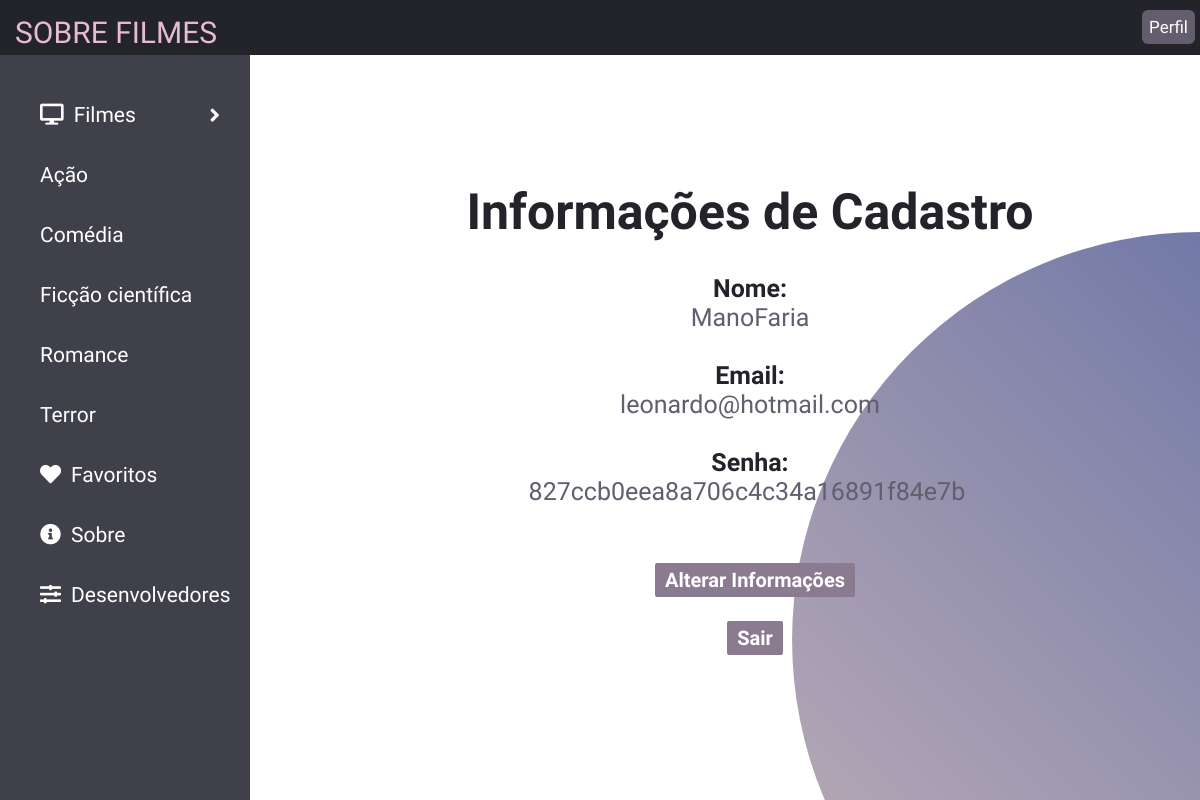
Page /CuriosidadesSobreFilmes/views/UserUserpage.php (signed in) on the committed database.
### tables this page shows
CREATE TABLE `usuario` (
  `ID` int(11) NOT NULL,
  `Nome` varchar(50) DEFAULT NULL,
  `Email` varchar(100) DEFAULT NULL,
  `Senha` varchar(20) DEFAULT NULL,
  `StatusUser` tinyint(1) NOT NULL
);

### CuriosidadesSobreFilmes/controllers/userController.php (called while the page is built, shortened)
<?php
  include "../models/userModel.php";
  class UserController{
    public function listarInfo($email){
      $user = new User();
      return $user->listarInfo($email);
    }
  }
?>

### CuriosidadesSobreFilmes/models/userModel.php (called while the page is built, shortened)
<?php
  include "../conexao.php";
  class User{
    public function listarInfo($email){
      $con = new Conexao();
      $con->conectar();
      $sql = "SELECT ID, Nome, Email, Senha, Senha, StatusUser FROM usuario WHERE Email = '$email'";
      return $con->executaBusca($sql);
    }
}
?>

### CuriosidadesSobreFilmes/conexao.php (called while the page is built, shortened)
<?php
class Conexao
{
  private $usuario = "root";
  private $senha = "";
  private $dsn = "mysql:host=localhost;dbname=curiosidades";
  public function conectar()
  {
    try
    {
      $this->conexao = new PDO($this->dsn, $this->usuario, $this->senha);
    }
    catch(PDOException $e)
    {
      echo "Erro: " .$e->getCode(). " <br> Mensagem: ".$e->getMessage();
    }
  }
  public function executaBusca($sql){
    return $this->conexao -> query($sql);
  }
}
?>

### CuriosidadesSobreFilmes/views/UserUserpage.php (the view, shortened to what this page needs)
<!DOCTYPE html>
<html>
<head>
    <link rel="stylesheet" href="../css/style.css">
    <link rel="stylesheet" href="https://cdnjs.cloudflare.com/ajax/libs/font-awesome/5.12.1/css/all.min.css">
  </head>
	<body>
  <?php
      if(!isset($_SESSION["Email"])){
        echo "<script type='text/javascript'>
        alert('Sessão expirada, faça login novamente');
        window.location.href = './views/login.html';
        </script>";
      }
      else{
        $button_user_text =  "Perfil";
        $button_user_route = "#";
        $button_favoritos_link = "./filmesFavoritos.php";
      }
    ?>
    <header>
      <div class="left_area">
        <a href = "./index.php" style = "text-decoration:none;"><h3>SOBRE <span>FILMES</span></h3></a>
      </div>
      <div class="right_area">
        <a href="<?php echo $button_user_route ?>" class="login_btn"><?php echo $button_user_text ?></a>
      </div>
    </header>
    <div class="sidebar">
      <a class="sub-btn"><i class="fas fa-desktop"></i><span>Filmes</span><span><i class="fas fa-angle-right dropdown"></i></span></a>
        <div class="sub-menu">
        <a href="./acao.php" class="sub-item"><span>Ação</span></a>
          <a href="./comedia.php" class="sub-item"><span>Comédia</span></a>
          <a href="./ficcao.php" class="sub-item"><span>Ficção científica</span></a>
          <a href="./romance.php" class="sub-item"><span>Romance</span></a>
          <a href="./terror.php" class="sub-item"><span>Terror</span></a>
        </div>
      <a href="<?php echo $button_favoritos_link ?>"><i class="fas fa-heart"></i><span>Favoritos</span></a>
      <a href="./sobre.php"><i class="fas fa-info-circle"></i><span>Sobre</span></a>
      <a href="./desenvolvedores.php"><i class="fas fa-sliders-h"></i><span>Desenvolvedores</span></a>
    </div>
    <div style = "text-align: center; margin-top: 120px; margin-left: 300px;">
    <br>
      <h1>Informações de Cadastro</h1>
      <div>
        <?php
          include "../controllers/userController.php";
          $listaInfo = new UserController();
          $email = $_SESSION["Email"];
          $busca = $listaInfo->listarInfo($email);
          $lista = $busca->fetch();
          if($lista > 1)
          {
            echo "<strong>Nome:</strong><br>";
            echo $lista["Nome"]."<br><br>";
            echo "<strong>Email:</strong><br>";
            echo $lista["Email"]."<br><br>";
            echo "<strong>Senha:</strong><br>";
            echo MD5($lista["Senha"])."&nbsp <br><br><br>";
            echo '<a class = "update_btn" href = "./AlterarDadosUsuario.php?Email='.$lista["Email"].'">Alterar Informações</a>';
            echo '<br><br><a class = "update_btn" href = "../Sair.php">Sair</a>';
          }
          else{
            echo "<script type='text/javascript'>
            alert('Houve um erro, usuario não encontrado');
            window.location.href = './login.php';
            </script>";
          }
        ?>
      </div>
    </div>
    <section class="images">
        <div class="circle"></div>
    </section>
	</body>
</html>

### CuriosidadesSobreFilmes/css/style.css (style rules this page uses)
header { z-index: 999; position: fixed; background: #22242A; padding: 20px; width: calc(100% - 0%); top: 0; height: 60px; }
.left_area h3 { color: #E5BBD1; margin: 0; margin-top: 0px; text-transform: uppercase; font-size: 30px; font-weight: 100; font-family: 'Cabin Sketch', cursive; }
.login_btn { padding: 7px; background: #635D6D; text-decoration: none; float: right; margin-top: -40px; margin-right: 20px; border-radius: 6px; font-size: 17px; font-weight: 100; color: #fff; transition: 0.5s; transition-property: background; font-family: 'Cabin Sketch', cursive; }
.sidebar { z-index: 1; top: 0; background: #40404B; margin-top: 55px; padding-top: 30px; position: fixed; left: 0; width: 250px; height: 100%; transition: 0.5s; transition-property: left; overflow-y: auto; }
.dropdown { position: absolute; right: 0; margin: 20px; transition: 0.3s ease; }
.sidebar a { color: white; display: block; width: 100%; line-height: 60px; text-decoration: none; padding-left: 40px; box-sizing: border-box; transition: 0.5s; transition-property: background; font-family: 'Pangolin', cursive; font-size: 21px; }
.sidebar i { padding-right: 10px; }
section.images .circle { position: absolute; height: 100%; width: 100%; top: 0; left: 0; background: linear-gradient(45deg, #E8CBC0, #636FA4); clip-path: circle(40% at right 80%); z-index: -1; }

### CuriosidadesSobreFilmes/views/UserUserpage.php (style rules this page uses)
body { color: #635D6D; font-family: 'Pangolin', cursive; font-size: 25px; }
header { height: 25px; padding: 15px; left: 0; }
strong, h1 { font-family: 'Cabin Sketch', cursive; color: #22242A ; }
.update_btn { padding: 5px 10px; background: #8B7B90; text-decoration: none; float: inherit; margin-left: 10px; border-radius: 2px; font-weight: 600; color: white; transition: 0.5s; transition-property: background; font-size: 20px; }

### rows in the picture
usuario: Nome "ManoFaria", Email "leonardo@hotmail.com", Senha "827ccb0eea8a706c4c34a16891f84e7b"

### other values in the picture
$button_user_text "Perfil"
